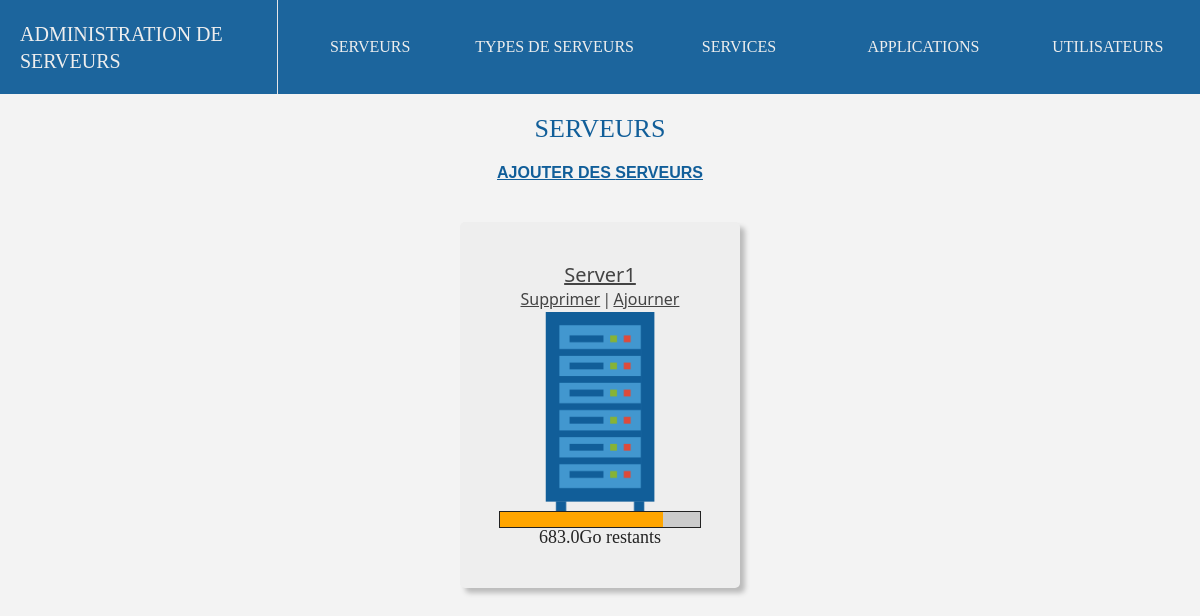
Page /serveurs on the earlier database version.
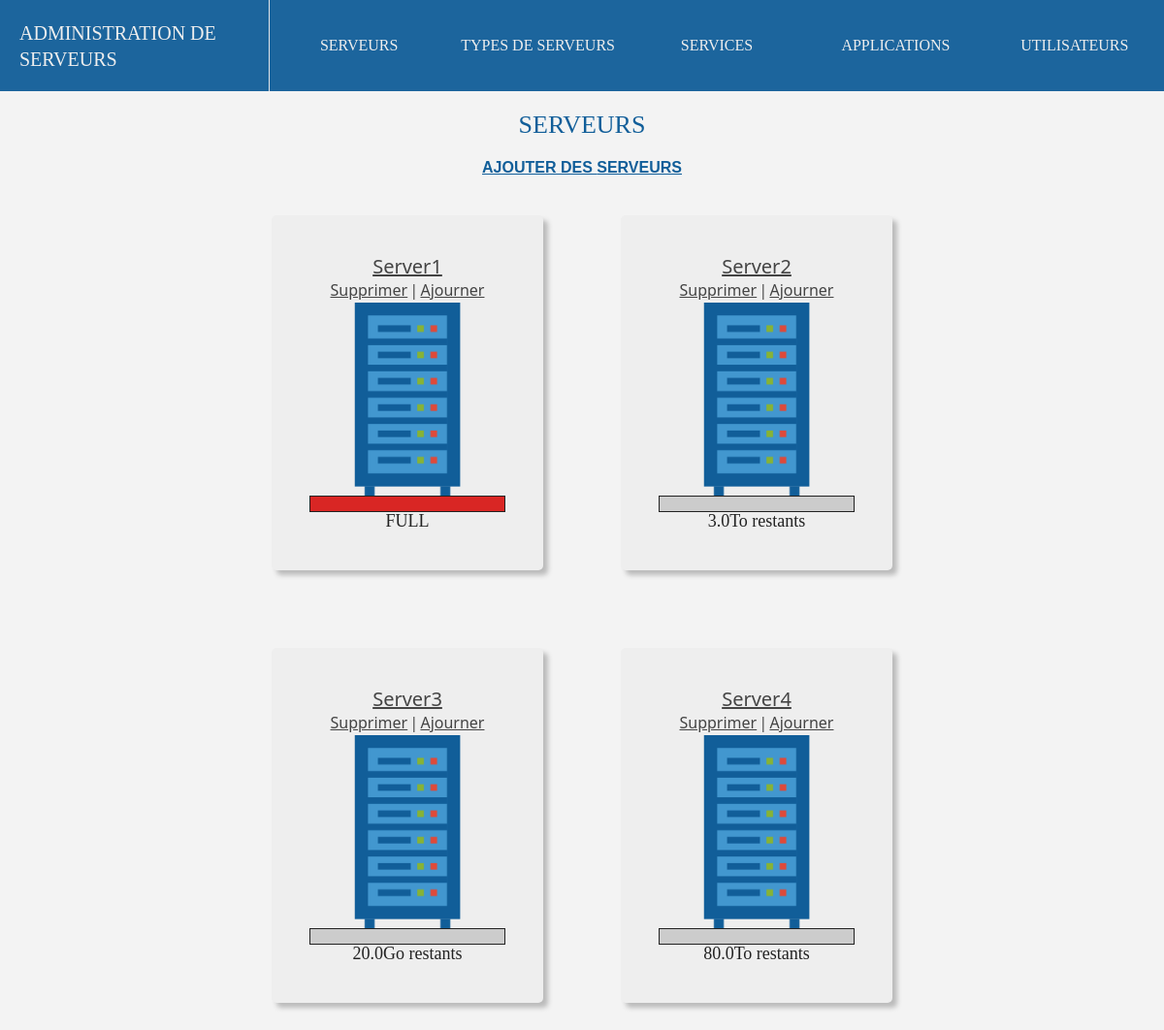
Same page on the later database version.
### adminserver/models.py (models this page shows, shortened)
class serveurs(models.Model):
    nom = models.CharField(max_length=100,blank=False)
    type_de_serveur = models.ForeignKey(type_de_serveurs, on_delete=models.CASCADE, null="true")
    processeurs = models.IntegerField(blank=False)
    memoire = models.IntegerField(blank=False)
    stockage = models.IntegerField(blank=False)
    def __str__(self):
        return self.nom

### adminserver/views.py (the view)
# urls.py: path('serveurs', views.serveurs_index),
def serveurs_index(request):
    URL = "serveur"
    serveurs = list(models.serveurs.objects.all())
    for i in serveurs:
        count = 0
        for q in list(models.services.objects.filter(serveur_de_lancement=i.id)):
            count = count + q.espace_memoire_utilise
        for q in list(models.applications.objects.filter(serveurs=i.id)):
            count = count + q.espace_memoire_utilise
        i.progress = round((count/i.stockage)*100,2)
        if i.progress >= 0:
            i.color = "#24a4dc"
            if i.progress >= 75:
                i.color = "orange"
                if i.progress >= 90:
                    i.color = "#d92624"
        if len(str(i.stockage - count)) > 6:
            i.ratio = str(round((i.stockage - count) / 1000000, 2)) + "To restants"
        elif len(str(i.stockage - count)) > 3:
            i.ratio = str(round((i.stockage - count)/1000,2)) + "Go restants"
        elif i.stockage - count > 0:
            i.ratio = str(i.stockage - count) + "Mo restants"
        elif i.stockage - count == 0:
            i.ratio = "FULL"
        else:
            i.ratio = "ERROR"
        i.progress = str(i.progress).replace(",", ".")
    num = len(list(models.serveurs.objects.all()))
    return render(request,"liste_index.html",{"objects" : serveurs,"title":"SERVEURS","extra":"server_img","url":URL,"count":num})

### adminserver/templates/liste_index.html (shortened to what this page needs)
{% extends "main.html" %}
{% block content %}
<h2> {{title}} </h2>
{% if count == 0 %}
<h3 class="error"> Oups. Il semblerait qu'il n'y a aucun élément de cette catégorie. Voulez vous en rajouter?</h3>
<a class="yes" href="/ajout/{{url}}"> AJOUTER DES {{title}}</a>
{% elif count > 0 %}
<a class="addlink" href="/ajout/{{url}}"> AJOUTER DES {{title}}</a>
<ol>
{% for i in objects %}
    <li><a class="object_title" href="/affiche/{{url}}/{{i.id}}/">{{i}}</a><br><a href="/delete/{{url}}/{{i.id}}/">Supprimer</a><line>|</line><a href="/update/{{url}}/{{i.id}}/">Ajourner</a> {%if extra != ""%} <div class="{{extra}}"></div><div class="progress"> <div class="value" style="width:{{i.progress}}%;background:{{i.color}}"> </div></div><p>{{i.ratio}}</p> {% endif %} </li>
{% endfor %}
</ol>
{% endif %}
{% endblock %}

### adminserver/templates/main.html (shortened to what this page needs)
<!DOCTYPE html>
 <html>
  <head>
	{%load static%}
	<link rel="stylesheet" href="{%static 'main.css' %}" type="text/css">
  </head>
  <body>
   <nav>
    <h1> <a href="/adminserver/">ADMINISTRATION DE SERVEURS</a> </h1>
    <div class="liens"><a href="/adminserver/serveurs">SERVEURS</a><a href="/adminserver/typesServeurs">TYPES DE SERVEURS</a><a href="/adminserver/services">SERVICES</a><a href="/adminserver/applications">APPLICATIONS</a><a href="/adminserver/utilisateurs">UTILISATEURS</a></div>
   </nav>
	{% block content %}
	{% endblock %}
  </body>
 </html>

### adminserver/static/main.css (style rules this page uses)
* { padding:0;margin:0; }
nav { width:100%;min-height:60px;display:flex;align-items:center;background:#115e99;opacity:95%;z-index:10 }
body { display:flex;align-items:center;flex-direction:column;min-height:100vh;width:100%;background-color:#F3F3F3; }
nav > h1 { color:white;font-family:Tahoma;padding:20px;font-weight:1;color:#e5e5e7;border-right:solid #e5e5e7 1px; }
h1 { color:white;font-family:Tahoma;padding:20px;font-weight:1;color:#e5e5e7; }
h2 { color:#115e99;font-family:Tahoma;padding:20px;font-weight:1; }
.liens { display:flex;justify-content:justify-content:center;width:100%; }
nav > * > a { color:#EEE;font-family:tahoma;font-weight:lighter;width:100%;text-align:center;font-size:16px;text-decoration:none; }
nav > h1 > a { text-decoration:none;font-family:tahoma;font-size:20px; }
.server_img { width:200px;height:200px;background:url(/static/server.png);background-size:100% }
ol { display:flex;width:80vw;flex-wrap:wrap;justify-content:center; }
ol > li { padding:40px;margin:40px;list-style:none;text-align:center;border-radius:5px;background:#EEE;box-shadow:#BBB 5px 5px 5px;transition:0.2s }
.addlink { font-size:16px;font-family:arial;font-weight:bold;color:#115e99 }
h2 { font-size:26px; }
.object_title { font-size:20px; }
li > a { color:#444;line-height:25px;font-family:system-UI,arial }
line { margin-right:5px;margin-left:5px;user-select: none; }
.progress { color: white;font-family:arial;font-weight:1;background:#CCC;display:flex;height:15px;align-items:center;outline:1px solid #222; }
.value { background:blue;height:15px; }
p { color:#222;font-size:18px;font-family:tahoma;font-weight:1; }

Differences in the rows shown:
changed serveurs "Server1": {{ i.progress }} 81.45 → 100.0 (drawn); ratio "683.0Go restants" → "FULL"
added serveurs: nom "Server2", ratio "3.0To restants"
added serveurs: nom "Server3", ratio "20.0Go restants"
added serveurs: nom "Server4", ratio "80.0To restants"
